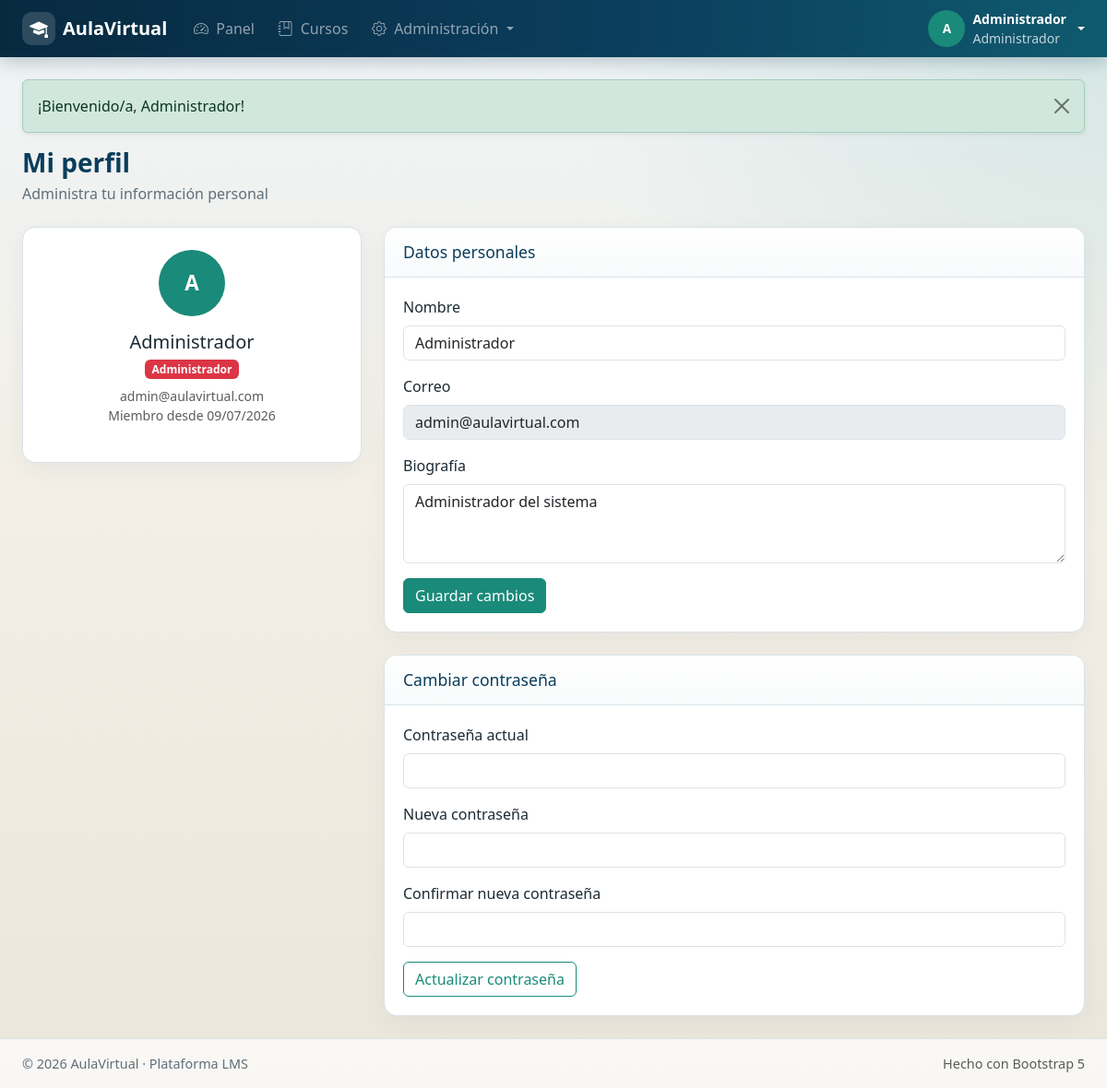
The page /perfil.php (signed in) on the database its author committed.
### tables this page shows
CREATE TABLE users (
    id INT AUTO_INCREMENT PRIMARY KEY,
    name VARCHAR(120) NOT NULL,
    email VARCHAR(150) NOT NULL UNIQUE,
    password VARCHAR(255) NOT NULL,
    role ENUM('admin','teacher','student') NOT NULL DEFAULT 'student',
    avatar VARCHAR(255) DEFAULT NULL,
    bio TEXT DEFAULT NULL,
    status TINYINT(1) NOT NULL DEFAULT 1,
    created_at TIMESTAMP DEFAULT CURRENT_TIMESTAMP
);

### config/base_datos.php (called while the page is built, shortened)
<?php
class BaseDatos
{
    private static ?PDO $instancia = null;
    public static function obtenerConexion(): PDO
    {
        if (self::$instancia === null) {
            $dsn = 'mysql:host=' . BD_HOST . ';dbname=' . BD_NOMBRE . ';charset=' . BD_CHARSET;
            self::$instancia = new PDO($dsn, BD_USUARIO, BD_CLAVE, [
                PDO::ATTR_ERRMODE => PDO::ERRMODE_EXCEPTION,
                PDO::ATTR_DEFAULT_FETCH_MODE => PDO::FETCH_ASSOC,
                PDO::ATTR_EMULATE_PREPARES => false,
            ]);
        }
        return self::$instancia;
    }
}
function bd(): PDO
{
    return BaseDatos::obtenerConexion();
}

### perfil.php (the view, shortened to what this page needs)
<?php
require_once __DIR__ . '/includes/funciones.php';
$usuario = usuario_actual();
$stmt = bd()->prepare('SELECT * FROM users WHERE id = ?');
$stmt->execute([$usuario['id']]);
$profile = $stmt->fetch();
require_once __DIR__ . '/includes/encabezado.php';
?>
<div class="page-header">
    <div>
        <h1>Mi perfil</h1>
        <p class="subtitle">Administra tu información personal</p>
    </div>
</div>
<div class="row g-4">
    <div class="col-lg-4">
        <div class="panel">
            <div class="panel-body text-center py-4">
                <div class="user-avatar mx-auto mb-3" style="width:72px;height:72px;font-size:1.4rem;"><?= escapar(iniciales($profile['name'])) ?></div>
                <h2 class="h5 mb-1"><?= escapar($profile['name']) ?></h2>
                <div class="mb-2"><?= insignia_rol($profile['role']) ?></div>
                <p class="text-muted small mb-0"><?= escapar($profile['email']) ?></p>
                <p class="text-muted small">Miembro desde <?= formatear_fecha($profile['created_at']) ?></p>
            </div>
        </div>
    </div>
    <div class="col-lg-8">
        <div class="panel mb-4">
            <div class="panel-header"><h2>Datos personales</h2></div>
            <div class="panel-body">
                <form method="post">
                    <div class="mb-3">
                        <label class="form-label">Nombre</label>
                        <input type="text" name="name" class="form-control" value="<?= escapar($profile['name']) ?>" required>
                    </div>
                    <div class="mb-3">
                        <label class="form-label">Correo</label>
                        <input type="email" class="form-control" value="<?= escapar($profile['email']) ?>" disabled>
                    </div>
                    <div class="mb-3">
                        <label class="form-label">Biografía</label>
                        <textarea name="bio" class="form-control" rows="3"><?= escapar($profile['bio'] ?? '') ?></textarea>
                    </div>
                    <button class="btn btn-primary" type="submit">Guardar cambios</button>
                </form>
            </div>
        </div>
        <div class="panel">
            <div class="panel-header"><h2>Cambiar contraseña</h2></div>
            <div class="panel-body">
                <form method="post">
                    <div class="mb-3">
                        <label class="form-label">Contraseña actual</label>
                        <input type="password" name="current_password" class="form-control" required>
                    </div>
                    <div class="mb-3">
                        <label class="form-label">Nueva contraseña</label>
                        <input type="password" name="new_password" class="form-control" required minlength="6">
                    </div>
                    <div class="mb-3">
                        <label class="form-label">Confirmar nueva contraseña</label>
                        <input type="password" name="confirm_password" class="form-control" required minlength="6">
                    </div>
                    <button class="btn btn-outline-primary" type="submit">Actualizar contraseña</button>
                </form>
            </div>
        </div>
    </div>
</div>
<?php require_once __DIR__ . '/includes/pie.php'; ?>

### includes/encabezado.php (shortened to what this page needs)
<?php
require_once __DIR__ . '/funciones.php';
$usuario = usuario_actual();
$mensaje = obtener_mensaje();
$paginaActual = basename($_SERVER['PHP_SELF']);
?>
<!DOCTYPE html>
<html lang="es">
<head>
    <link href="https://cdn.jsdelivr.net/npm/bootstrap@5.3.3/dist/css/bootstrap.min.css" rel="stylesheet">
    <link href="https://cdn.jsdelivr.net/npm/bootstrap-icons@1.11.3/font/bootstrap-icons.min.css" rel="stylesheet">
    <link href="<?= URL_APP ?>/assets/css/style.css" rel="stylesheet">
</head>
<body class="<?= $usuario ? 'app-body' : 'auth-body' ?>">
<?php if ($usuario): ?>
<nav class="navbar navbar-expand-lg navbar-dark app-navbar sticky-top">
    <div class="container-fluid px-3 px-lg-4">
        <a class="navbar-brand d-flex align-items-center gap-2" href="<?= URL_PANEL ?>">
            <span class="brand-mark"><i class="bi bi-mortarboard-fill"></i></span>
            <span class="fw-semibold"><?= escapar(NOMBRE_APP) ?></span>
        </a>
        <div class="collapse navbar-collapse" id="navPrincipal">
            <ul class="navbar-nav me-auto mb-2 mb-lg-0">
                <li class="nav-item">
                    <a class="nav-link <?= $paginaActual === 'panel.php' ? 'active' : '' ?>" href="<?= URL_PANEL ?>">
                        <i class="bi bi-speedometer2 me-1"></i> Panel
                    </a>
                </li>
                <li class="nav-item">
                    <a class="nav-link <?= in_array($paginaActual, ['cursos.php','curso.php','leccion.php'], true) ? 'active' : '' ?>" href="<?= URL_CURSOS ?>">
                        <i class="bi bi-journal-bookmark me-1"></i> Cursos
                    </a>
                </li>
                <?php if ($usuario['role'] === 'admin'): ?>
                <li class="nav-item dropdown">
                    <a class="nav-link dropdown-toggle <?= in_array($paginaActual, ['usuarios.php','categorias.php'], true) ? 'active' : '' ?>" href="#" data-bs-toggle="dropdown">
                        <i class="bi bi-gear me-1"></i> Administración
                    </a>
                </li>
                <?php endif; ?>
            </ul>
            <div class="d-flex align-items-center gap-3">
                <div class="dropdown">
                    <a class="d-flex align-items-center gap-2 text-decoration-none text-white dropdown-toggle" href="#" data-bs-toggle="dropdown">
                        <span class="user-avatar"><?= escapar(iniciales($usuario['name'])) ?></span>
                        <span class="d-none d-md-inline small">
                            <strong><?= escapar($usuario['name']) ?></strong><br>
                            <span class="opacity-75"><?= escapar(etiqueta_rol($usuario['role'])) ?></span>
                        </span>
                    </a>
                </div>
            </div>
        </div>
    </div>
</nav>
<?php endif; ?>
<main class="<?= $usuario ? 'app-main' : '' ?>">
    <div class="<?= $usuario ? 'container-fluid px-3 px-lg-4 py-4' : '' ?>">
        <?php if ($mensaje): ?>
        <div class="alert alert-<?= escapar($mensaje['tipo']) ?> alert-dismissible fade show shadow-sm" role="alert">
            <?= escapar($mensaje['mensaje']) ?>
            <button type="button" class="btn-close" data-bs-dismiss="alert"></button>
        </div>
        <?php endif; ?>

### includes/funciones.php (shortened to what this page needs)
<?php
require_once __DIR__ . '/../config/base_datos.php';
function escapar(?string $valor): string
{
    return htmlspecialchars($valor ?? '', ENT_QUOTES, 'UTF-8');
}
function obtener_mensaje(): ?array
{
    $mensaje = $_SESSION['mensaje'];
    return $mensaje;
}
function usuario_actual(): ?array
{
    return $_SESSION['usuario'] ?? null;
}
function etiqueta_rol(string $rol): string
{
    return match ($rol) {
        'admin' => 'Administrador',
        'teacher' => 'Docente',
        'student' => 'Estudiante',
        default => $rol,
    };
}
function insignia_rol(string $rol): string
{
    $clase = match ($rol) {
        'admin' => 'bg-danger',
        'teacher' => 'bg-primary',
        'student' => 'bg-success',
        default => 'bg-secondary',
    };
    return '<span class="badge ' . $clase . '">' . escapar(etiqueta_rol($rol)) . '</span>';
}
function formatear_fecha(?string $fechaHora, bool $conHora = false): string
{
    $marca = strtotime($fechaHora);
    return $conHora ? date('d/m/Y H:i', $marca) : date('d/m/Y', $marca);
}
function iniciales(string $nombre): string
{
    $partes = preg_split('/\s+/', trim($nombre));
    $letras = '';
    foreach (array_slice($partes, 0, 2) as $parte) {
        $letras .= mb_strtoupper(mb_substr($parte, 0, 1));
    }
    return $letras ?: '?';
}

### assets/css/style.css (style rules this page uses)
:root { --av-navy: #0b3d5c; --av-navy-dark: #072a40; --av-teal: #1a8a7a; --av-teal-light: #e6f5f2; --av-sand: #f3efe6; --av-ink: #1c2a33; --av-muted: #5f6f7a; --av-border: #d9e2e8; --av-card: #ffffff; --av-radius: 14px; }
* { box-sizing: border-box; }
body { font-family: "Segoe UI", "Trebuchet MS", Candara, sans-serif; color: var(--av-ink); background: var(--av-sand); min-height: 100vh; }
.app-body { background: radial-gradient(circle at top right, rgba(26, 138, 122, 0.12), transparent 35%), linear-gradient(180deg, #eef4f7 0%, var(--av-sand) 45%, #ebe6db 100%); }
.app-navbar { background: linear-gradient(90deg, var(--av-navy-dark), var(--av-navy) 55%, #0f5a6e); box-shadow: 0 4px 18px rgba(7, 42, 64, 0.25); }
.brand-mark { width: 36px; height: 36px; border-radius: 10px; background: rgba(255, 255, 255, 0.15); display: inline-flex; align-items: center; justify-content: center; }
.navbar .nav-link { border-radius: 8px; padding: 0.45rem 0.8rem !important; }
.user-avatar { width: 40px; height: 40px; border-radius: 50%; background: var(--av-teal); color: #fff; display: inline-flex; align-items: center; justify-content: center; font-weight: 700; font-size: 0.85rem; }
.app-main { min-height: calc(100vh - 130px); }
.page-header { display: flex; flex-wrap: wrap; justify-content: space-between; align-items: flex-start; gap: 1rem; margin-bottom: 1.5rem; }
.page-header h1 { font-size: 1.75rem; font-weight: 700; margin: 0; color: var(--av-navy); }
.page-header .subtitle { color: var(--av-muted); margin: 0.25rem 0 0; }
.panel { background: var(--av-card); border: 1px solid var(--av-border); border-radius: var(--av-radius); box-shadow: 0 8px 24px rgba(11, 61, 92, 0.05); overflow: hidden; }
.panel-header { padding: 1rem 1.25rem; border-bottom: 1px solid var(--av-border); background: linear-gradient(180deg, #fff, #f8fafb); display: flex; justify-content: space-between; align-items: center; gap: 1rem; }
.panel-header h2, .panel-header h3 { margin: 0; font-size: 1.1rem; color: var(--av-navy); }
.panel-body { padding: 1.25rem; }
.btn-primary { --bs-btn-bg: var(--av-teal); --bs-btn-border-color: var(--av-teal); --bs-btn-hover-bg: #157567; --bs-btn-hover-border-color: #157567; --bs-btn-active-bg: #12685c; --bs-btn-active-border-color: #12685c; }
.btn-outline-primary { --bs-btn-color: var(--av-teal); --bs-btn-border-color: var(--av-teal); --bs-btn-hover-bg: var(--av-teal); --bs-btn-hover-border-color: var(--av-teal); --bs-btn-active-bg: #12685c; --bs-btn-active-border-color: #12685c; }

### rows shown on the page
users: name "A", name "Administrador", role "Administrador", email "admin@aulavirtual.com", created_at "09/07/2026", bio "Administrador del sistema"

### other values the page prints
escapar(NOMBRE_APP) "AulaVirtual"
escapar($mensaje['mensaje']) "¡Bienvenido/a, Administrador!"
